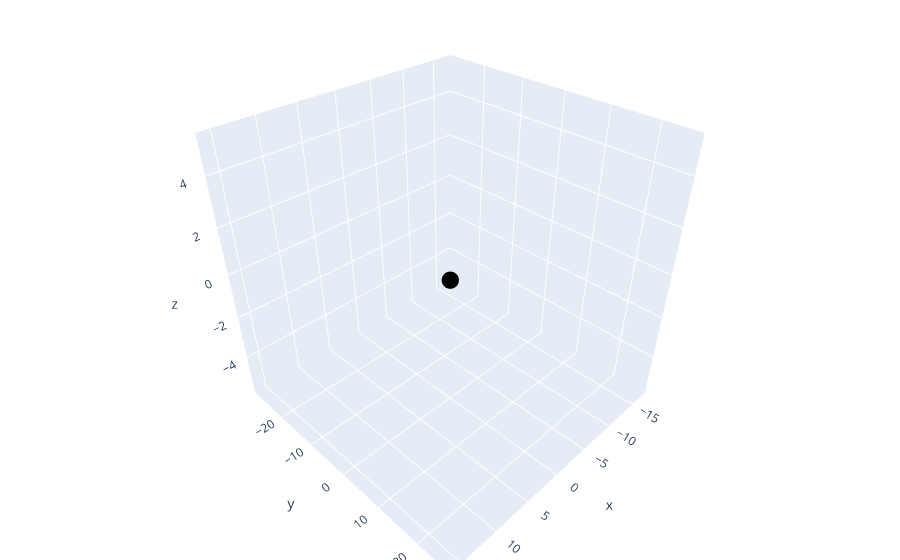

Write notebook code for a chart like this one.
### Code cell
import plotly.graph_objects as go

xlim = [-4,4]

## uncomment the lines below for the second part
v1 = np.array([ 3.0,5.0,1.0 ])
v2 = np.array([ 1.5,2.5,0.5 ])


# random scalars in the x-axis range
scalars = np.random.uniform(low=xlim[0],high=xlim[1],size=(100,2))



# create random points
points = np.zeros((100,3))
for i in range(len(scalars)):

  # define this point as a random weighted combination of the two vectors
  points[i,:] = v1*scalars[i,0] + v2*scalars[i,1]


# draw the dots in the plane
fig = go.Figure( data=[go.Scatter3d(x=points[:,0], y=points[:,1], z=points[:,2], 
                                    mode='markers', marker=dict(size=6,color='black') )])

fig.update_layout(margin=dict(l=0,r=0,b=0,t=0))
fig.show()
